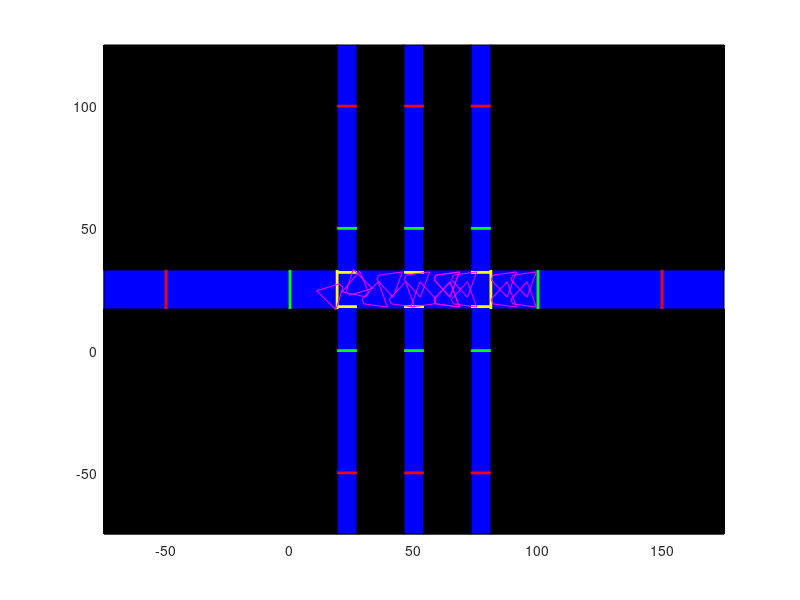

MATLAB code to generate this figure:
%% Display the Scene
% clf
figure(1)
axis([-75 175 -75 125])
patch([-75 175 175 -75 -75],[-75 -75 125 125 -75],'b')
% Obstacles
% (-100,-100);(  19,-100);(  19,  17);(-100,  17);
% (-100,  33);(  19,  33);(  19, 150);(-100, 150);
% (  27,-100);(  46,-100);(  46,  17);(  27,  17);
% (  27,  33);(  46,  33);(  46, 150);(  27, 150);
% (  54,-100);(  73,-100);(  73,  17);(  54,  17);
% (  54,  33);(  73,  33);(  73, 150);(  54, 150);
% (  81,-100);( 200,-100);( 200,  17);(  81,  17);
% (  81,  33);( 200,  33);( 200, 150);(  81, 150);
obstacles = {[-100,  19,  19,-100,-100;-100,-100,  17,  17,-100], ...
             [-100,  19,  19,-100,-100;  33,  33, 150, 150,  33], ...
             [  27,  46,  46,  27,  27;-100,-100,  17,  17,-100], ...
             [  27,  46,  46,  27,  27;  33,  33, 150, 150,  33], ...
             [  54,  73,  73,  54,  54;-100,-100,  17,  17,-100], ...
             [  54,  73,  73,  54,  54;  33,  33, 150, 150,  33], ...
             [  81, 200, 200,  81,  81;-100,-100,  17,  17,-100], ...
             [  81, 200, 200,  81,  81;  33,  33, 150, 150,  33]};
    
hold on
for i = 1:length(obstacles)
    obstacle = obstacles{i};
    patch(obstacle(1,:),obstacle(2,:),'k')
%     waitforbuttonpress
end
hold off

% Entrances and Exits
% (  0,17);(  0,33); ( 19,17);( 19,33); (-50, 17);(-50, 33);
% (100,17);(100,33); ( 81,17);( 81,33); (150, 17);(150, 33);
% ( 19, 0);( 27, 0); ( 19,18);( 27,18); ( 19,-50);( 27,-50);
% ( 19,50);( 27,50); ( 19,32);( 27,32); ( 19,100);( 27,100);
% ( 46, 0);( 54, 0); ( 46,18);( 54,18); ( 46,-50);( 54,-50);
% ( 46,50);( 54,50); ( 46,32);( 54,32); ( 46,100);( 54,100);
% ( 73, 0);( 81, 0); ( 73,18);( 81,18); ( 73,-50);( 81,-50);
% ( 73,50);( 81,50); ( 73,32);( 81,32); ( 73,100);( 81,100);
entrances = {[  0,  0; 17, 33], ...
             [100,100; 17, 33], ...
             [ 19, 27;  0,  0], ...
             [ 19, 27; 50, 50], ...
             [ 46, 54;  0,  0], ...
             [ 46, 54; 50, 50], ...
             [ 73, 81;  0,  0], ...
             [ 73, 81; 50, 50]};
         
hold on
for i = 1:length(entrances)
    entrance = entrances{i};
    plot(entrance(1,:),entrance(2,:),'-g','LineWidth',2)
%     waitforbuttonpress
end
hold off
         
first_exits = {[ 19, 19; 17, 33], ...
               [ 81, 81; 17, 33], ...
               [ 19, 27; 18, 18], ...
               [ 19, 27; 32, 32], ...
               [ 46, 54; 18, 18], ...
               [ 46, 54; 32, 32], ...
               [ 73, 81; 18, 18], ...
               [ 73, 81; 32, 32]};
           
hold on
for i = 1:length(first_exits)
    first_exit = first_exits{i};
    plot(first_exit(1,:),first_exit(2,:),'-y','LineWidth',2)
%     waitforbuttonpress
end
hold off
           
second_exits = {[-50,-50; 17, 33], ...
                [150,150; 17, 33], ...
                [ 19, 27;-50,-50], ...
                [ 19, 27;100,100], ...
                [ 46, 54;-50,-50], ...
                [ 46, 54;100,100], ...
                [ 73, 81;-50,-50], ...
                [ 73, 81;100,100]};
            
hold on
for i = 1:length(second_exits)
    second_exit = second_exits{i};
    plot(second_exit(1,:),second_exit(2,:),'-r','LineWidth',2)
%     waitforbuttonpress
end
hold off

                

% Cameras
% 17,17,45;
% 27,33,225;
% 27,17,90;
x0 =    [ 27, 17, 38, 21, 27, 32, 38, 67, 50, 50, 50, 50, 57, 57, 73, 73, 81, 81];
y0 =    [ 33, 17, 17, 17, 33, 17, 33, 17, 17, 33, 17, 33, 17, 33, 17, 33, 17, 33];
theta = [225, 45,140, 20,-20, 20,-20,160, 20,-20, 20,-20, 20,-20, 20,-20, 20,-20].*pi/180;
% x0 =    [ 21, 38];
% y0 =    [ 17, 17];
% theta = [ 20,140].*pi/180;
rot = @(theta) [cos(theta),-sin(theta);sin(theta),cos(theta)];
% Camera Polygon
v0 = [9;1];
v1 = [17.5;5.5];
v2 = [17.5;-5.5];
v3 = [9;-1];
poly = [v0,v1,v2,v3,v0];
% Camera Triangle
v0_t = [0;0];
v1_t = [17.5;5.5];
v2_t = [17.5;-5.5];
tri = [v0_t,v1_t,v2_t,v0_t];

% Plot
hold on
for i = 1:length(x0)
    % Rotate Poly by Theta
%     tri_i = rot(theta(i))*tri + repmat([x0(i);y0(i)],1,size(tri,2));
%     plot(tri_i(1,:),tri_i(2,:))
   poly_i = rot(theta(i))*poly + repmat([x0(i);y0(i)],1,size(poly,2));
   plot(poly_i(1,:),poly_i(2,:),'-m')
%     waitforbuttonpress
    
end
hold off